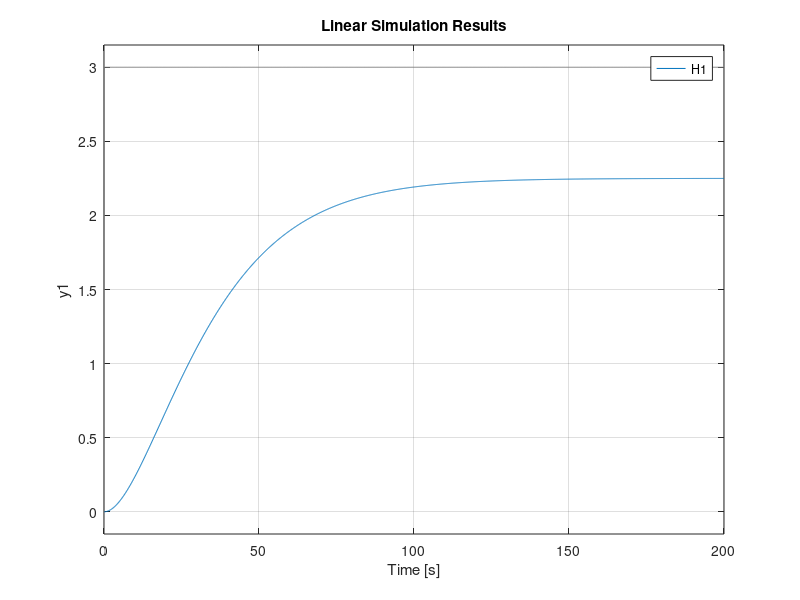
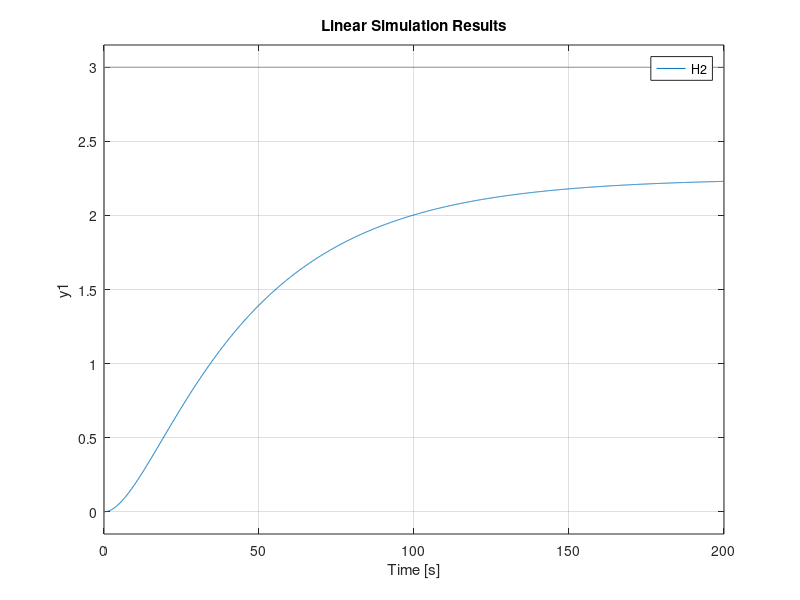
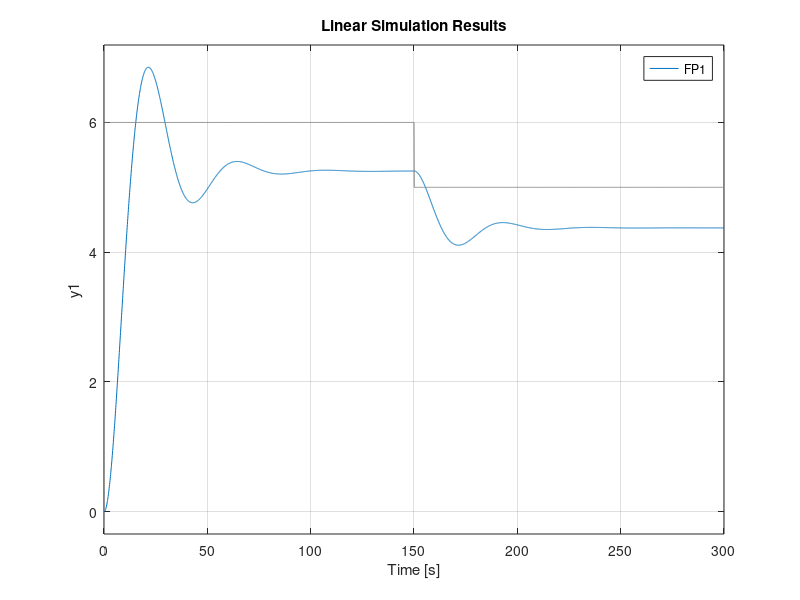
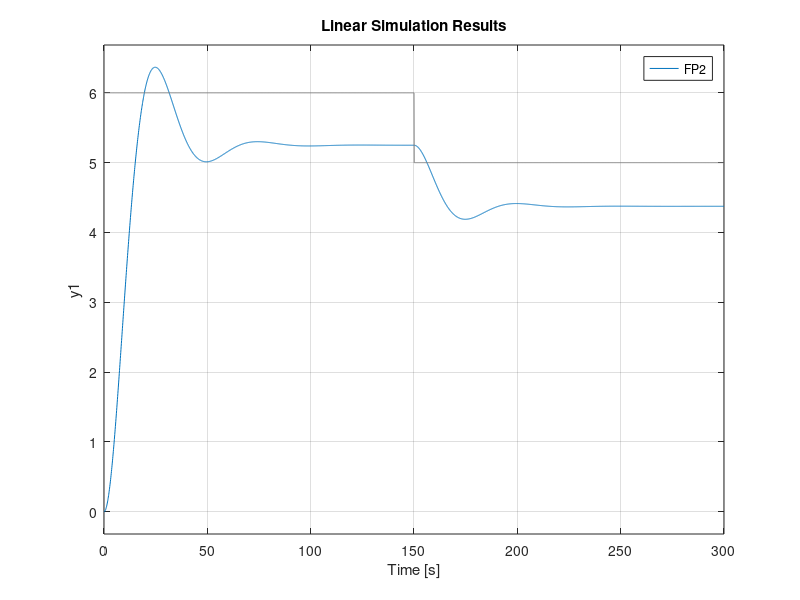

Here is the MATLAB script that generated these plots, in order:
clear
close all

s = zpk('s');

%% Q1

% calculated from lab
Ks = 0.75;
Tg = 50;
Tu = 5;

% calculate T1 and T2 with theoretical types
T1 = Tg/exp(1);
T2 = Tu/(3-exp(1));
Tsys_theory = T1+T2;

H1 = Ks/(T1*s+1)/(T2*s+1); % transfer function for theoretical T1,T2

t = 0:0.1:200; % time for our system
in = 3*(t>0); % input signal

figure()
lsim(H1,in,t)

% T1 and T2 given 
T1 = 10;
T2 = 40;
Tsys_given = T1+T2;

H2 = Ks/(T1*s+1)/(T2*s+1); % transfer function for given T1,T2

figure()
lsim(H2,in,t)

%% Q2

% P controller CHR 20% Overshoot setpoint response
Kp = 0.7*Tg/Ks/Tu;

P = pidstd(Kp);
FP1 = feedback(P*H1,1);
FP2 = feedback(P*H2,1);
t = 0:0.1:300;
in = 6*(t>=0 & t<=150) + 5*(t>150);

figure()
lsim(FP1,in,t)
Y1 = lsim(FP1,in,t).'; % tf values at time t
e = in-Y1; % find error between pulse and tf
ISE_P1 = trapz(t,e.^2) % calculate and print ISE
ITSE_P1 = trapz(t,t.*(e.^2)) % calculate and print ITSE

figure()
lsim(FP2,in,t)
Y2 = lsim(FP2,in,t).'; % tf values at time t
e = in-Y2; % find error between pulse and tf
ISE_P2 = trapz(t,e.^2) % calculate and print ISE
ITSE_P2 = trapz(t,t.*(e.^2)) % calculate and print ITSE

% PI controller CHR 20% Overshoot setpoint response
Kpi = 0.6*Tg/Ks/Tu;
TiPI = Tg;

PI = pidstd(Kpi,TiPI);
FPI1 = feedback(PI*H1,1);
FPI2 = feedback(PI*H2,1);
t = 0:0.1:300;
in = 6*(t>=0 & t<=150) + 5*(t>150);

figure()
lsim(FPI1,in,t)
Y1 = lsim(FPI1,in,t).'; % tf values at time t
e = in-Y1; % find error between pulse and tf
ISE_PI1 = trapz(t,e.^2) % calculate and print ISE
ITSE_PI1 = trapz(t,t.*(e.^2)) % calculate and print ITSE

figure()
lsim(FPI2,in,t)
Y2 = lsim(FPI2,in,t).'; % tf values at time t
e = in-Y2; % find error between pulse and tf
ISE_PI2 = trapz(t,e.^2) % calculate and print ISE
ITSE_PI2 = trapz(t,t.*(e.^2)) % calculate and print ITSE

% PID controller CHR 20% Overshoot setpoint response 
Kpid = 0.95*Tg/Ks/Tu;
TiPID = 1.4*Tg;
TdPID = 0.47*Tu;

PID = pidstd(Kpid,TiPID,TdPID);
FPID1 = feedback(PID*H1,1);
FPID2 = feedback(PID*H2,1);
t = 0:0.1:300;
in = 6*(t>=0 & t<=150) + 5*(t>150);

figure()
lsim(FPID1,in,t)
Y1 = lsim(FPID1,in,t).'; % tf values at time t
e = in-Y1; % find error between pulse and tf
ISE_PID1 = trapz(t,e.^2) % calculate and print ISE
ITSE_PID1 = trapz(t,t.*(e.^2)) % calculate and print ITSE

figure()
lsim(FPID2,in,t)
Y2 = lsim(FPID2,in,t).'; % tf values at time t
e = in-Y2; % find error between pulse and tf
ISE_PID2 = trapz(t,e.^2) % calculate and print ISE
ITSE_PID2 = trapz(t,t.*(e.^2)) % calculate and print ITSE

%% Q3

% PID controller CHR 0% Overshoot load disturbance response
Kpid = 0.95*Tg/Ks/Tu;
TiPID = 2.4*Tg;
TdPID = 0.42*Tu;

PID = pidstd(Kpid,TiPID,TdPID);
FPID1 = feedback(PID*H1,1);
FPID2 = feedback(PID*H2,1);

t = 0:0.1:900;
in = 6*(t>=0 & t<300) + 8*(t>=300 & t<600) + 5*(t>=600);

figure()
lsim(FPID1,in,t)
Y1 = lsim(FPID1,in,t).'; % tf values at time t
e = in-Y1; % find error between pulse and tf
ISE_PID1 = trapz(t,e.^2) % calculate and print ISE
ITSE_PID1 = trapz(t,t.*(e.^2)) % calculate and print ITSE

figure()
lsim(FPID2,in,t)
Y2 = lsim(FPID2,in,t).'; % tf values at time t
e = in-Y2; % find error between pulse and tf
ISE_PID2 = trapz(t,e.^2) % calculate and print ISE
ITSE_PID2 = trapz(t,t.*(e.^2)) % calculate and print ITSE

%% Q4

% P controller Tsum
Kp = 1/Ks;

P = pidstd(Kp);
FP1 = feedback(P*H1,1);
FP2 = feedback(P*H2,1);
t = 0:0.1:300;
in = 6*(t>=0 & t<=150) + 5*(t>150);

figure()
lsim(FP1,in,t)
Y1 = lsim(FP1,in,t).'; % tf values at time t
e = in-Y1; % find error between pulse and tf
ISE_P1 = trapz(t,e.^2) % calculate and print ISE
ITSE_P1 = trapz(t,t.*(e.^2)) % calculate and print ITSE

figure()
lsim(FP2,in,t)
Y2 = lsim(FP2,in,t).'; % tf values at time t
e = in-Y2; % find error between pulse and tf
ISE_P2 = trapz(t,e.^2) % calculate and print ISE
ITSE_P2 = trapz(t,t.*(e.^2)) % calculate and print ITSE

% PI controller Tsum
Kpi = 0.5/Ks;
TiPI1 = 0.5*Tsys_theory;
TiPI2 = 0.5*Tsys_given;

PI1 = pidstd(Kpi,TiPI1);
PI2 = pidstd(Kpi,TiPI2);
FPI1 = feedback(PI1*H1,1);
FPI2 = feedback(PI2*H2,1);
t = 0:0.1:300;
in = 6*(t>=0 & t<=150) + 5*(t>150);

figure()
lsim(FPI1,in,t)
Y1 = lsim(FPI1,in,t).'; % tf values at time t
e = in-Y1; % find error between pulse and tf
ISE_PI1 = trapz(t,e.^2) % calculate and print ISE
ITSE_PI1 = trapz(t,t.*(e.^2)) % calculate and print ITSE

figure()
lsim(FPI2,in,t)
Y2 = lsim(FPI2,in,t).'; % tf values at time t
e = in-Y2; % find error between pulse and tf
ISE_PI2 = trapz(t,e.^2) % calculate and print ISE
ITSE_PI2 = trapz(t,t.*(e.^2)) % calculate and print ITSE

% PID controller Tsum
Kpid = 1/Ks;
TiPID1 = 0.66*Tsys_theory;
TiPID2 = 0.66*Tsys_given;
TdPID1 = 0.17*Tsys_theory;
TdPID2 = 0.17*Tsys_given;

PID1 = pidstd(Kpid,TiPID1,TdPID1);
PID2 = pidstd(Kpid,TiPID2,TdPID2);
FPID1 = feedback(PID1*H1,1);
FPID2 = feedback(PID2*H2,1);
t = 0:0.1:300;
in = 6*(t>=0 & t<=150) + 5*(t>150);

figure()
lsim(FPID1,in,t)
Y1 = lsim(FPID1,in,t).'; % tf values at time t
e = in-Y1; % find error between pulse and tf
ISE_PID1 = trapz(t,e.^2) % calculate and print ISE
ITSE_PID1 = trapz(t,t.*(e.^2)) % calculate and print ITSE

figure()
lsim(FPID2,in,t)
Y2 = lsim(FPID2,in,t).'; % tf values at time t
e = in-Y2; % find error between pulse and tf
ISE_PID2 = trapz(t,e.^2) % calculate and print ISE
ITSE_PID2 = trapz(t,t.*(e.^2)) % calculate and print ITSE
